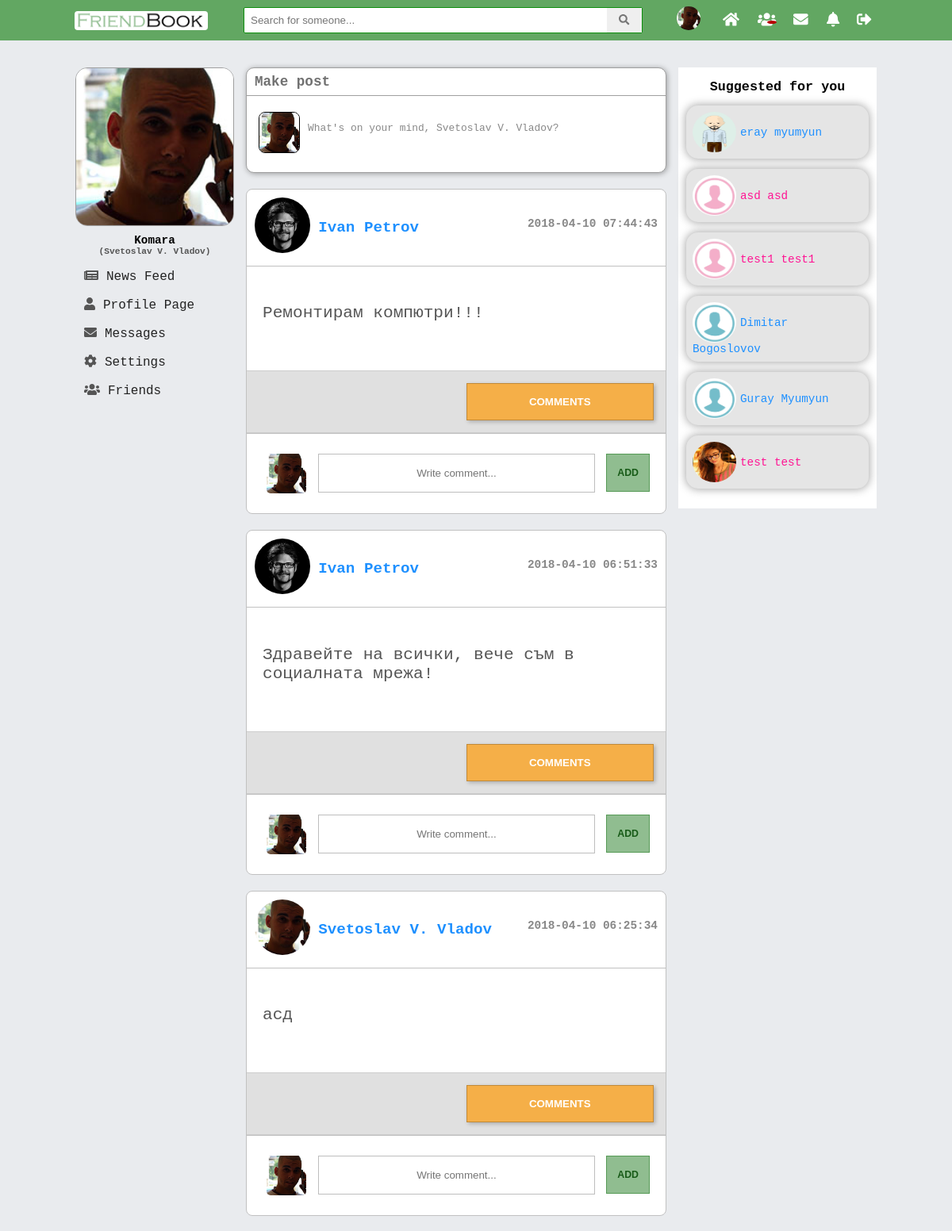
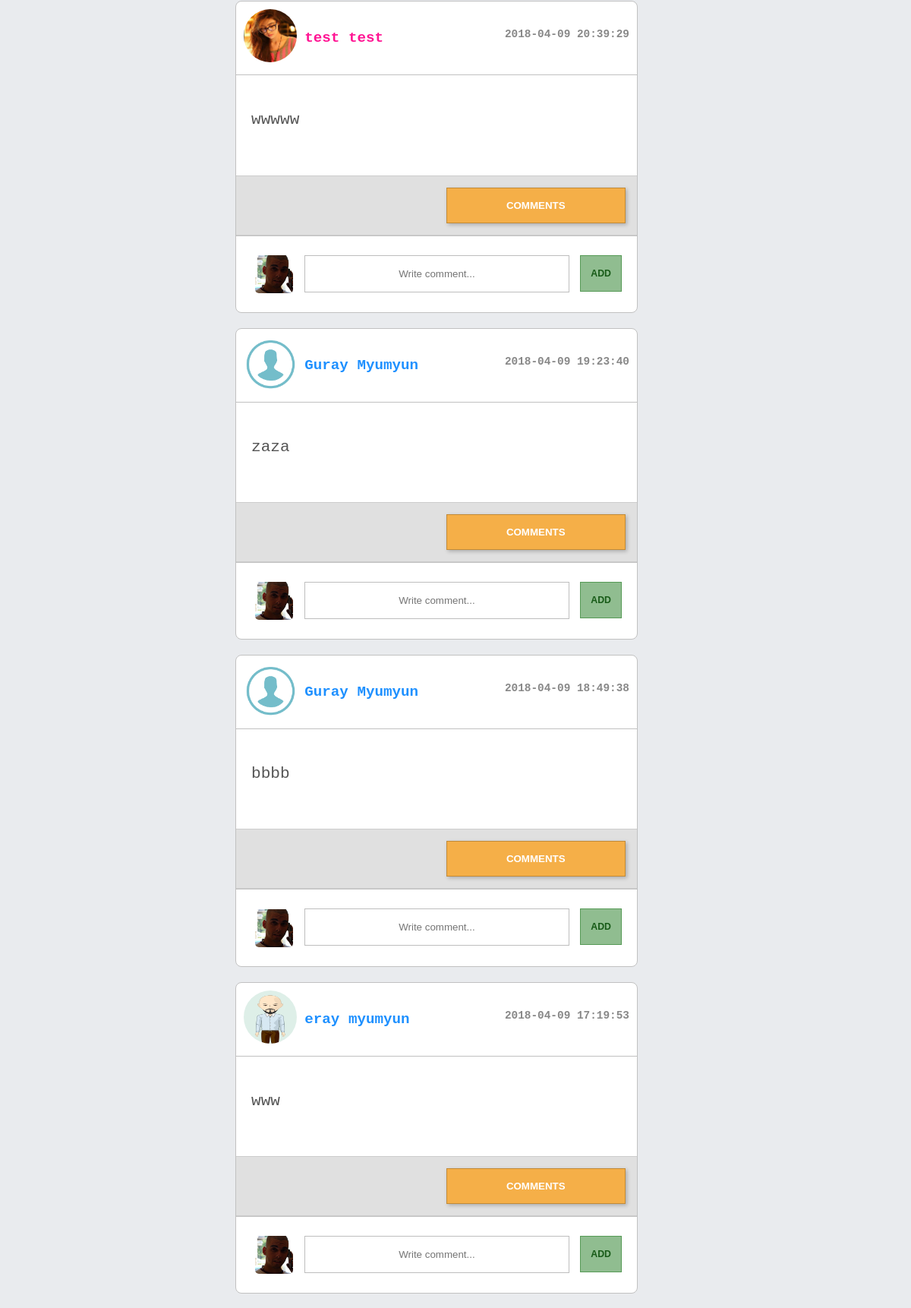
The page /V2.0/view/main.php (signed in, upper part) on the database its author committed (2 pictures, top to bottom).
### tables this page shows
CREATE TABLE `posts` (
  `id` int(11) NOT NULL,
  `description` text NOT NULL,
  `create_date` timestamp NOT NULL DEFAULT CURRENT_TIMESTAMP ON UPDATE CURRENT_TIMESTAMP,
  `edit_date` datetime DEFAULT NULL,
  `user_id` int(11) NOT NULL
);

CREATE TABLE `users` (
  `id` int(11) NOT NULL,
  `first_name` varchar(45) DEFAULT NULL,
  `last_name` varchar(45) DEFAULT NULL,
  `email` varchar(100) NOT NULL,
  `password` varchar(150) NOT NULL,
  `reg_date` timestamp NOT NULL DEFAULT CURRENT_TIMESTAMP ON UPDATE CURRENT_TIMESTAMP,
  `gender` varchar(45) NOT NULL,
  `birthday` date NOT NULL,
  `relation_status` varchar(30) DEFAULT NULL,
  `profile_pic` varchar(200) NOT NULL,
  `profile_cover` varchar(200) NOT NULL,
  `description` varchar(500) DEFAULT NULL,
  `display_name` varchar(45) DEFAULT NULL,
  `country_id` int(11) DEFAULT NULL,
  `mobile_number` int(11) DEFAULT NULL,
  `www` varchar(100) DEFAULT NULL,
  `skype` varchar(50) DEFAULT NULL
);

### V2.0/model/posts_dao.php (called while the page is built, shortened)
<?php
function getAllPosts() {
    $pdo = $GLOBALS['pdo'];
    $statement = $pdo->prepare("SELECT posts.id AS post_id, posts.description, posts.create_date, users.id AS user_id, users.first_name, users.last_name, users.gender ,users.profile_pic, users.profile_cover
                                FROM posts
                                JOIN users ON posts.user_id = users.id WHERE ?
                                ORDER BY posts.create_date DESC ");
    $statement->execute(array(1));
    $result = $statement->fetchAll(PDO::FETCH_ASSOC);
    return $result;
}

### V2.0/model/users_dao.php (called while the page is built, shortened)
<?php
function getSuggestedUsers($user_id) {
    $pdo = $GLOBALS['pdo'];
    $statement = $pdo->prepare("SELECT id, first_name, last_name, email, birthday, gender, profile_pic, profile_cover, relation_status
                                FROM users
                                WHERE id != ? LIMIT 6;");
    $statement->execute(array($user_id));
    $result = $statement->fetchAll();
    $suggested_users = [];
    foreach ($result as $user) {
        $usr = [];
        $usr['id'] = $user['id'];
        $usr['first_name'] = $user['first_name'];
        $usr['last_name'] = $user['last_name'];
        $usr['email'] = $user['email'];
        $usr['birthday'] = $user['birthday'];
        $usr['gender'] = $user['gender'];
        $usr['profile_pic'] = $user['profile_pic'];
        $usr['profile_cover'] = $user['profile_cover'];
        $usr['relation_status'] = $user['relation_status'];
        $suggested_users[] = $usr;
    }
    return $suggested_users;
}

### V2.0/include/modules/news_feed_posts.php (the view, shortened to what this page needs)
<div id="newsfeed">
    <?php
    $allPosts = getAllPosts();
    foreach ($allPosts as $post) {?>
        <div class="post">
            <div class="user_info">
                <div class="icon"><a href="profile.php?id=<?php echo $post['user_id']?>"><img src="<?php echo $post['profile_pic']; ?>" alt="icon" title="<?php echo $post["first_name"] . " " . $post["last_name"]; ?>" class="img-rounded center-block"></a></div>
                <div class="name"><a href="profile.php?id=<?php echo $post['user_id']?>" class="<?php echo ($post['gender'] == 'female') ? "female" : "male"?>"><?php echo $post["first_name"] . " " . $post["last_name"]; ?></a></div>
                <div class="date"><?php echo $post['create_date']; ?></div>
            </div>
            <div class="description">
                <p><?php echo $post["description"]; ?></p>
            </div>
            <div class="post_navigation">
                <div class="like-container" id="like-container<?php echo $post['post_id']?>">
                </div>
                <div class="comments-buttons" id=comments-buttons<?php echo $post['post_id']; ?>">
                    <button onclick="displayComments(<?php echo $post['post_id']?>)" type="button" class="display_comments" name="button" id="comment_btn<?php echo $post['post_id']?>">COMMENTS</button>
                </div>
            </div>
            <div class="add-comment-div">
                <span class="user_pic_add_comment">
                    <img src="<?php echo $_SESSION['logged']['profile_pic']; ?>" alt="icon" class="img-rounded center-block">
                </span>
                <input type="text" placeholder="Write comment..." class="comment-textarea<?= $post['post_id'] ?>" name="comment_description">
                <button id="add<?php echo $post['post_id']?>" class="mini-btn">add</button>
            </div>
        </div>
    <?php }?>
</div>

### V2.0/include/modules/suggested_users.php (shortened to what this page needs)
<div class="proposed-container">
    <h3>Suggested for you</h3>
    <ul class="proposed-users">
        <?php
        require_once '../model/users_dao.php';
        $suggested_users = getSuggestedUsers($_SESSION['logged']['id']);
        foreach ($suggested_users as $user) { ?>
                <li id="user<?php echo $user['id']?>">
                    <a class="<?php echo ($user['gender'] == 'male') ? 'male' : 'female' ?>" href="../view/profile.php?id=<?=$user['id']?>"><img src="<?php echo $user['profile_pic']?>"><?php echo $user['first_name'] . " " . $user['last_name']?></a>
                </li>
        <?php } ?>
    </ul>
</div>

### V2.0/assets/css/comment_module.css (style rules this page uses)
div.icon img { height: 70px; border-radius: 50%; width: 70px; }
div.date { float: right; top: 25px; position: relative; font-size: 0.9rem; }
.user_info { color: #888; font-weight: bold; padding: 10px; font-size: 1.2em; border-bottom: 1px solid #c1c1c1; }
.description p { font-size: 1.1em; color: #555; }
.post_navigation { display: grid; grid-template-columns: 1fr 1fr; grid-gap: 25px; margin: 15px 0px 0; background: #e0e0e0; padding: 15px; border-top: 1px solid #cdcdcd; border-bottom: 1px solid #cdcdcd; }
.name, .icon { display: inline-block; vertical-align: middle; font-size: 1.2rem; }
.description { padding: 25px 20px; font-size: 1.2rem; }
span.user_pic_add_comment img { height: 50px; vertical-align: middle; border-radius: 5px; margin-right: 7px; }
input[type="text"] { padding: 16px; width: 70%; box-sizing: border-box; }
.comments-buttons button { background: #f5af48; color: white; font-weight: bold; font-family: arial; border: 1px solid #c18a38; transition: background 0.4s ease-in-out; cursor: pointer; }
.like-button, .dislike-button, .comments-buttons button { padding: 15px; width: 100%; box-shadow: 2px 2px 5px #0000003b; }

### V2.0/assets/css/main.css (style rules this page uses)
body { font-size: 1.1em; padding: 0; background-color: #e9ebee; margin: 0; padding-top: 35px; position: relative; font-family: monospace; }
.proposed-users { list-style: none; padding: 0; }
.proposed-users li { padding: 8px; background: #e5e5e5; border-radius: 15px; box-shadow: 0 0 11px 1px darkgrey; border: none; margin: 13px 0px; }
.proposed-users li a { text-decoration: none; vertical-align: top; }
.proposed-users li a img { display: inline-block; vertical-align: middle; width: 55px; height: 51px; border-radius: 50%; margin-right: 5px; }
.proposed-container { background: #fff; box-sizing: border-box; padding: 10px; font-family: monospace; }
.proposed-container h3 { text-align: center; }
.proposed-container h3 { margin: 5px 0; }
.post { background: white; border-radius: 8px; box-sizing: border-box; margin: 20px 0; position: relative; border: 1px solid #c1c1c1; }
.mini-btn { padding: 10px 0; width: 100%; max-width: 100px; text-transform: uppercase; font-weight: bold; font-size: 0.7em; color: #175a17; margin: 0 5px; border-radius: inherit; float: right; cursor: pointer; transition: background 0.3s ease-in-out, color 0.3s ease-in-out; background: #90bd90; vertical-align: middle; border: 1px solid #569a56; }
.add-comment-div { width: 100%; text-align: center; padding: 25px 15px; border-top: 1px solid #c1c1c1; box-sizing: border-box; }
.female { color: deeppink !important; text-decoration: none; }
.male { color: dodgerblue !important; text-decoration: none; }
.add-comment-div input { width: 85%; padding: 10px 0px; text-align: center; border: 1px solid #55555561; transition: background 0.3s ease-in-out, padding 0.4s ease-in-out; }
.add-comment-div button { width: 11%; padding: 16px 0 !important; }
.like-container { position: relative; }
div.icon img { height: 70px; }
.description p { font-size: 1.1em; color: #555; }
.post_navigation { display: grid; grid-template-columns: 1fr 1fr; grid-gap: 25px; margin: 15px 0px 0; background: #e0e0e0; padding: 15px; border-top: 1px solid #c1c1c1; border-bottom: 1px solid #c1c1c1; }
span.user_pic_add_comment img { height: 40px; vertical-align: middle; }
input[name="comment_description"] { padding: 10px; width: 85%; box-sizing: border-box; }
ul.proposed-users li { position: relative; }

### rows shown on the page
posts: user.profile_pic (picture), user.first_name "Ivan", user.last_name "Petrov", create_date "2018-04-10 07:44:43", description "Ремонтирам компютри!!!"
posts: user.profile_pic (picture), user.first_name "Ivan", user.last_name "Petrov", create_date "2018-04-10 06:51:33", description "Здравейте на всички, вече съм в социалната мрежа!"
posts: user.profile_pic (picture), user.first_name "Svetoslav", user.last_name "V. Vladov", create_date "2018-04-10 06:25:34", description "асд"
posts: user.last_name (picture), user.first_name "test", user.last_name "test", create_date "2018-04-09 20:39:29", description "wwwww"
posts: user.profile_pic (placeholder picture), user.first_name "Guray", user.last_name "Myumyun", create_date "2018-04-09 19:23:40", description "zaza"
posts: user.profile_pic (placeholder picture), user.first_name "Guray", user.last_name "Myumyun", create_date "2018-04-09 18:49:38", description "bbbb"
posts: user.profile_pic (picture), user.first_name "eray", user.last_name "myumyun", create_date "2018-04-09 17:19:53", description "www"
users: profile_pic (picture), first_name "eray", last_name "myumyun"
users: profile_pic (placeholder picture), first_name "asd", last_name "asd"
users: profile_pic (placeholder picture), first_name "test1", last_name "test1"
users: profile_pic (placeholder picture), first_name "Dimitar", last_name "Bogoslovov"
users: profile_pic (placeholder picture), first_name "Guray", last_name "Myumyun"
users: profile_pic (picture), first_name "test", last_name "test"

### other values the page prints
$_SESSION['logged']["display_name"] "Komara"
$_SESSION['logged']["full_name"] "Svetoslav V. Vladov"
$_SESSION["logged"]["first_name"] "Svetoslav"
$_SESSION["logged"]["last_name"] "V. Vladov"
